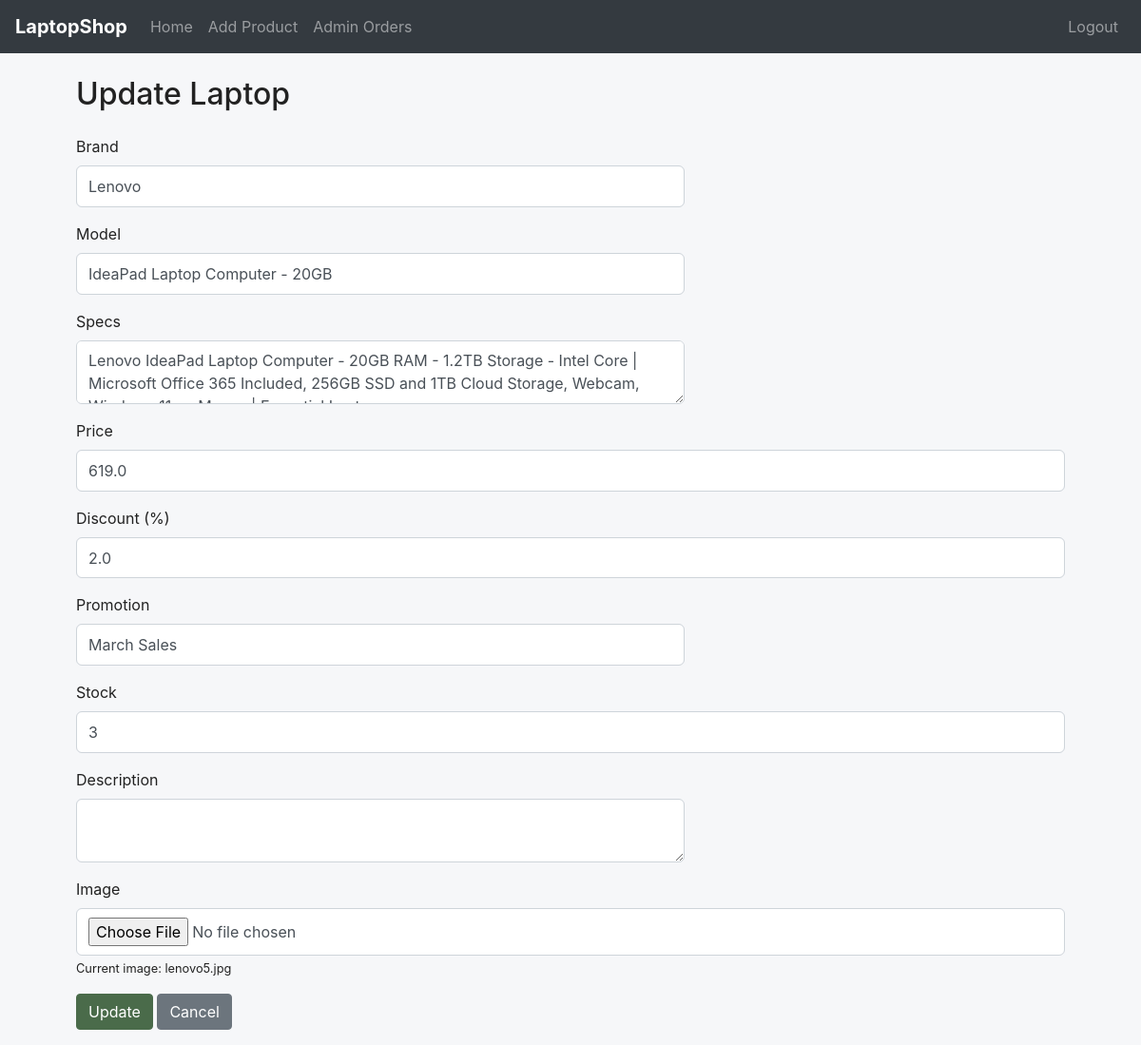
The page /edit_product/32 (signed in) on the database as committed earlier.
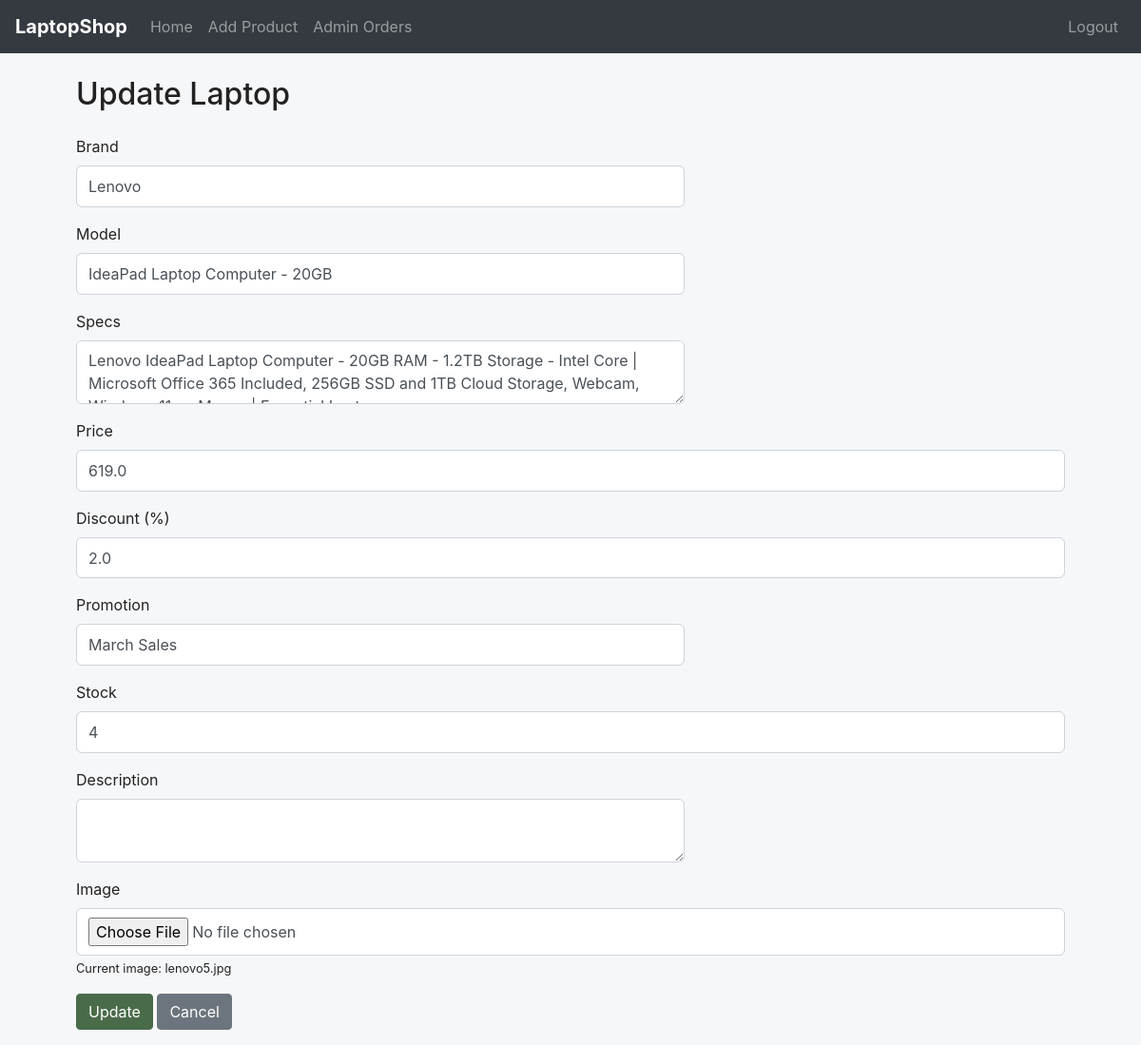
The same page on the database as committed later.
### models.py (models this page shows, shortened)
class Laptop(db.Model):
    id = db.Column(db.Integer, primary_key=True)
    brand = db.Column(db.String(80), nullable=False)
    model = db.Column(db.String(80), nullable=False)
    specs = db.Column(db.Text)
    price = db.Column(db.Float, nullable=False)
    discount = db.Column(db.Float, default=0)
    promotion = db.Column(db.String(120))
    image = db.Column(db.String(120))
    stock = db.Column(db.Integer, default=0)
    description = db.Column(db.Text)

### routes.py (the view, shortened to what this page needs)
    @app.route('/edit_product/<int:laptop_id>', methods=['GET', 'POST'])
    @login_required
    def edit_product(laptop_id):
        if current_user.role != 'admin':
            flash('Admins only!')
            return redirect(url_for('index'))
        laptop = Laptop.query.get_or_404(laptop_id)
        return render_template('add_edit.html', laptop=laptop, action='Update', readonly=False)

### main.py (called while the page is built)
@login_manager.user_loader
def load_user(user_id):
    return User.query.get(int(user_id))

### templates/add_edit.html
{% extends "base.html" %}
{% block content %}
<div class="container mt-4">
    <h2 class="mb-4">{{ action }} Laptop</h2>
    <form method="post" enctype="multipart/form-data" {% if action == 'Delete' %}onsubmit="return confirm('Are you sure you want to delete this laptop?');"{% elif action == 'Update' %}onsubmit="return confirm('Are you sure you want to update this laptop?');"{% endif %}>
        <div class="form-group">
            <label for="brand">Brand</label>
            <input type="text" class="form-control" id="brand" name="brand"
                   value="{{ laptop.brand if laptop else '' }}"
                   {% if readonly %}readonly{% endif %} required>
        </div>
        <div class="form-group">
            <label for="model">Model</label>
            <input type="text" class="form-control" id="model" name="model"
                   value="{{ laptop.model if laptop else '' }}"
                   {% if readonly %}readonly{% endif %} required>
        </div>
        <div class="form-group">
            <label for="specs">Specs</label>
            <textarea class="form-control" id="specs" name="specs"
                      {% if readonly %}readonly{% endif %} required>{{ laptop.specs if laptop else '' }}</textarea>
        </div>
        <div class="form-group">
            <label for="price">Price</label>
            <input type="number" step="0.01" class="form-control" id="price" name="price"
                   value="{{ laptop.price if laptop else '' }}"
                   {% if readonly %}readonly{% endif %} required>
        </div>
        <div class="form-group">
            <label for="discount">Discount (%)</label>
            <input type="number" step="0.01" class="form-control" id="discount" name="discount"
                   value="{{ laptop.discount if laptop else '' }}"
                   {% if readonly %}readonly{% endif %}>
        </div>
        <div class="form-group">
            <label for="promotion">Promotion</label>
            <input type="text" class="form-control" id="promotion" name="promotion"
                   value="{{ laptop.promotion if laptop else '' }}"
                   {% if readonly %}readonly{% endif %}>
        </div>
        <div class="form-group">
            <label for="stock">Stock</label>
            <input type="number" class="form-control" id="stock" name="stock"
                   value="{{ laptop.stock if laptop else '' }}"
                   {% if readonly %}readonly{% endif %} required>
        </div>
        <div class="form-group">
            <label for="description">Description</label>
            <textarea class="form-control" id="description" name="description"
                      {% if readonly %}readonly{% endif %}>{{ laptop.description if laptop else '' }}</textarea>
        </div>
        <div class="form-group">
            <label for="image">Image</label>
            {% if readonly %}
                <input type="text" class="form-control" value="{{ laptop.image if laptop else '' }}" readonly>
            {% else %}
                <input type="file" class="form-control" id="image" name="image">
                {% if laptop and laptop.image %}
                    <small>Current image: {{ laptop.image }}</small>
                {% endif %}
            {% endif %}
        </div>
        <div class="form-group mt-3">
            {% if action == 'Delete' %}
                <button type="submit" class="btn btn-danger">Confirm Delete</button>
                <a href="{{ url_for('index') }}" class="btn btn-secondary">Cancel</a>
            {% else %}
                <button type="submit" class="btn btn-success">{{ action }}</button>
                <a href="{{ url_for('index') }}" class="btn btn-secondary">Cancel</a>
            {% endif %}
        </div>
    </form>
</div>
{% endblock %}

Rows that differ between the two databases and show on the page:
changed Laptop "lenovo5.jpg": stock "3" → "4"
